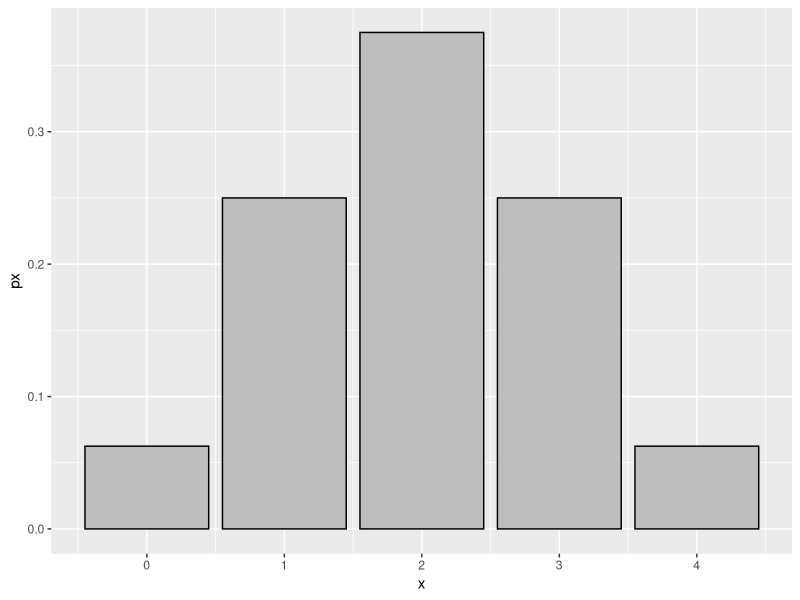
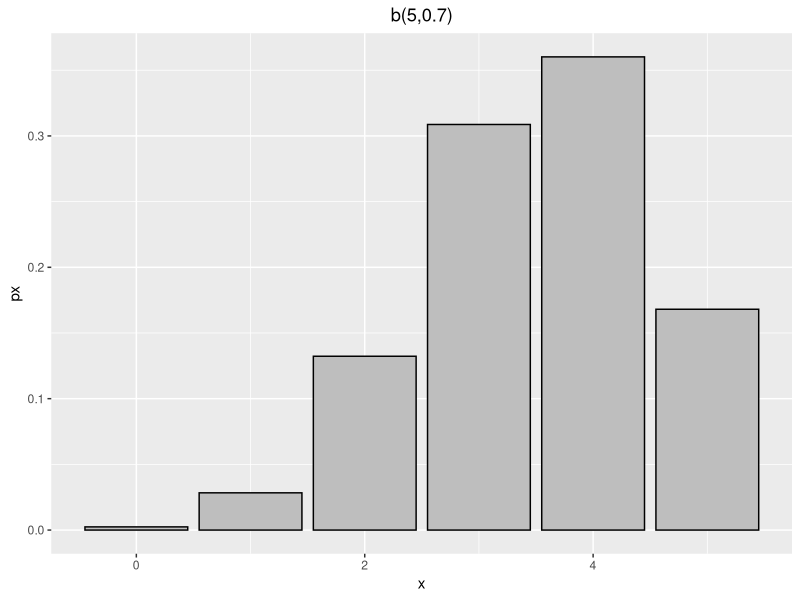
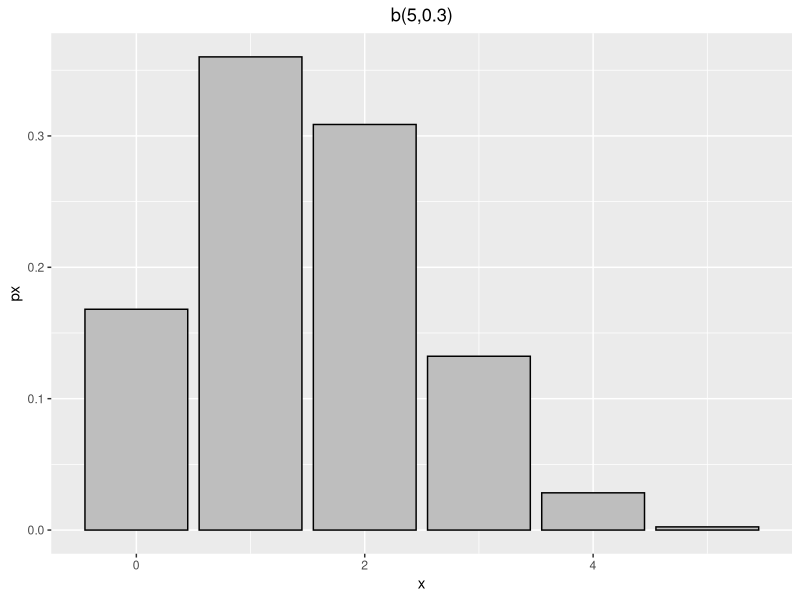
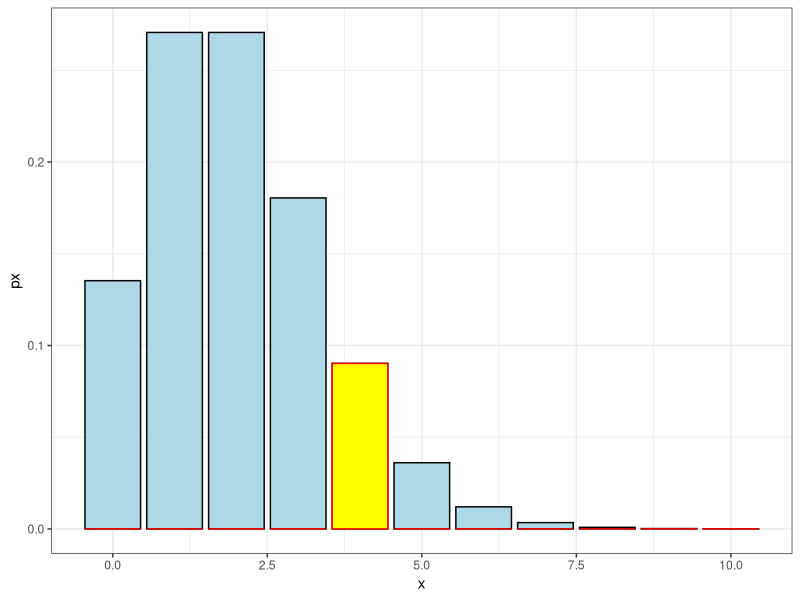
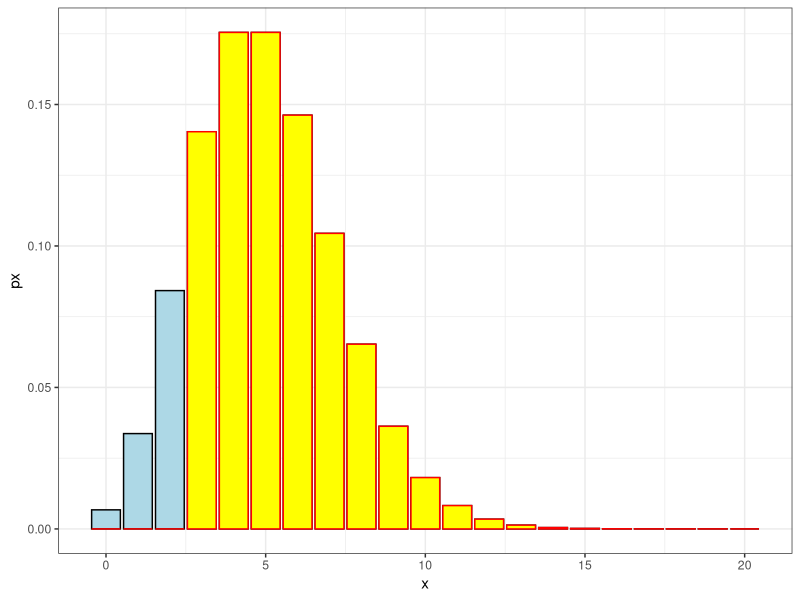
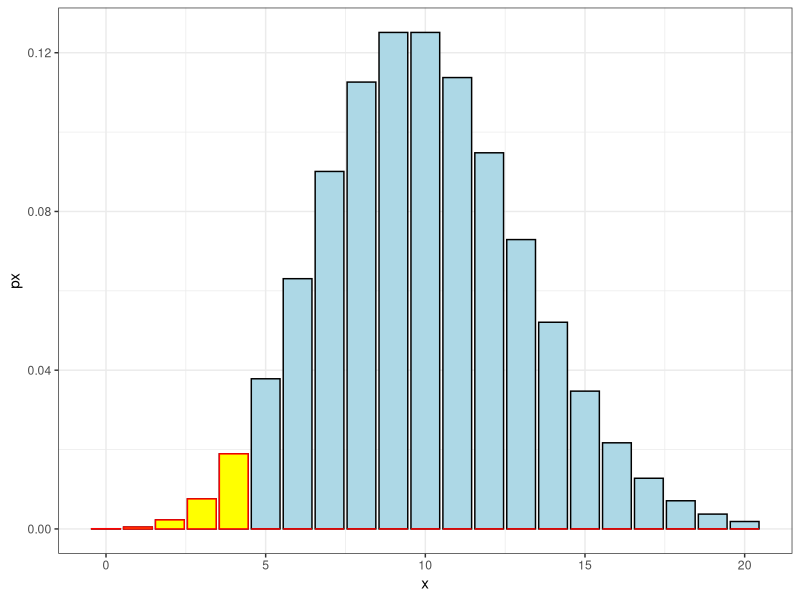
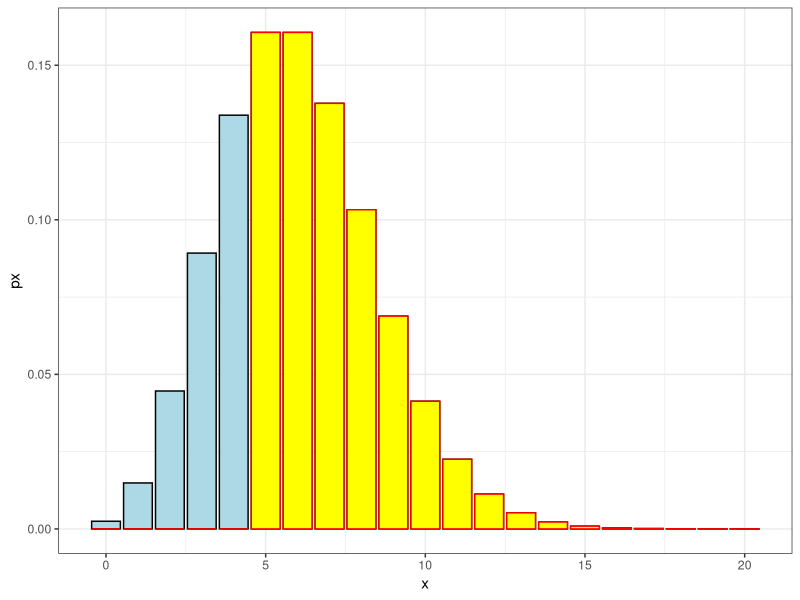

R code for these plots, in order:
## ---- chunk 1
options(htmltools.dir.version = FALSE)
knitr::opts_chunk$set(echo=TRUE, message = FALSE, warning = FALSE, comment = "#>", fig.align = "center")
options
library(tidyverse)
## ---- chunk 2
knitr::include_graphics("https://raw.githubusercontent.com/arpanosso/estatinfo/master/slides/img/va_d_01.png")
## ---- chunk 3

## ---- chunk 4
tibble(Genótipo=c("AA","Aa","aa"),
       x=2:0,
       px = c(1/4, 1/2, 1/4) ) |> 
  kableExtra::kable()
## ---- chunk 5
tibble(Genótipo=c("AA","Aa","aa"),
       x=2:0,
       px = c("1/4", "1/2", "1/4") ) |> 
  kableExtra::kable()
## ---- chunk 6
X<- 0:2
px<-c(1/4,1/2,1/4)

# Esperança
E_X <- sum(X*px)
E_X

# Variância
Var_X <- sum(X^2*px) - E_X^2
Var_X
## ---- chunk 7
k <- 5
Y <- k+X
Var_Y = sum(Y^2*px) - (sum(Y*px))^2
Var_Y
## ---- chunk 8
Z <- k*X
Var_Z = sum(Z^2*px) - (sum(Z*px))^2
Var_Z
## ---- chunk 9
knitr::include_graphics("https://raw.githubusercontent.com/arpanosso/estatinfo/master/slides/img/bernoulli_1.png")
## ---- chunk 10

## ---- chunk 11
knitr::include_graphics("https://raw.githubusercontent.com/arpanosso/estatinfo/master/slides/img/binomial_1.png")
## ---- chunk 12
knitr::include_graphics("https://raw.githubusercontent.com/arpanosso/estatinfo/master/slides/img/binomial_2.png")
## ---- chunk 13
knitr::include_graphics("https://raw.githubusercontent.com/arpanosso/estatinfo/master/slides/img/binomial_3.png")
## ---- chunk 14
knitr::include_graphics("https://raw.githubusercontent.com/arpanosso/estatinfo/master/slides/img/binomial_4.png")
## ---- chunk 15
n <- 4
x <- 0:n
p<-1/2
px<-dbinom(x,n,p)
tibble(x,px) %>%  
  kableExtra::kable()
## ---- chunk 16
tibble(x,px) %>%  
  ggplot(aes(x=x,y=px)) +
  geom_col(color="black",
           fill="gray")
## ---- chunk 17
n <- 5
x <- 0:n
p<-.7
px<-dbinom(x,n,p)
tibble(x,px) |>   ggplot(aes(x=x,y=px)) +
  geom_col(color="black",fill="gray")+
  labs(title = "b(5,0.7)")+
  theme(plot.title = element_text(hjust = 0.5))
## ---- chunk 18
tibble(x,px) |> 
  tidyr::pivot_wider(names_from = x,
                     values_from = px)  |> 
  kableExtra::kable()
## ---- chunk 19
n <- 5
x <- 0:n
p<-1-p
px<-dbinom(x,n,p)
tibble(x,px) |>   ggplot(aes(x=x,y=px)) +
  geom_col(color="black",fill="gray")+
  labs(title = "b(5,0.3)")+
  theme(plot.title = element_text(hjust = 0.5))
## ---- chunk 20
tibble(x,px) |> 
  tidyr::pivot_wider(names_from = x,
                     values_from = px)  |> 
  kableExtra::kable()
## ---- chunk 21
n <- 10
x <- 0:n
lambda <- 2
px <- dpois(x,lambda)
tibble(x,px) |>
  mutate(px2 = ifelse(x==4,px,0) ) |> 
  ggplot(aes(x=x,y=px)) +
  geom_col(color="black",fill="lightblue") +
  geom_col(aes(x=x,y=px2),color="red",fill="yellow") +
  theme_bw()
## ---- chunk 22
knitr::include_graphics("https://media.giphy.com/media/3ov9jQWd5qhiUSPDri/giphy.gif")
## ---- chunk 23
n <- 20
x <- 0:n
lambda <- 5
px <- dpois(x,lambda)
tibble(x,px) |>
  mutate(px2 = ifelse(x>2,px,0) ) |> 
  ggplot(aes(x=x,y=px)) +
  geom_col(color="black",fill="lightblue") +
  geom_col(aes(x=x,y=px2),color="red",fill="yellow") +
  theme_bw()
## ---- chunk 24
n <- 20
x <- 0:n
lambda <- 5*2
px <- dpois(x,lambda)
tibble(x,px) |>
  mutate(px2 = ifelse(x<=4,px,0) ) |> 
  ggplot(aes(x=x,y=px)) +
  geom_col(color="black",fill="lightblue") +
  geom_col(aes(x=x,y=px2),color="red",fill="yellow") +
  theme_bw()
## ---- chunk 25
n <- 20
x <- 0:n
lambda <- 3*2
px <- dpois(x,lambda)
tibble(x,px) |>
  mutate(px2 = ifelse(x>=5,px,0) ) |> 
  ggplot(aes(x=x,y=px)) +
  geom_col(color="black",fill="lightblue") +
  geom_col(aes(x=x,y=px2),color="red",fill="yellow") +
  theme_bw()
## ---- chunk 26
n <- 2000 
lambda <- n*0.001
1-ppois(4,lambda)
